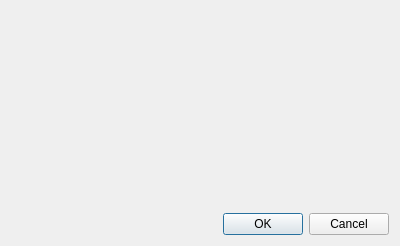
<?xml version="1.0" encoding="UTF-8"?>
<ui version="4.0">
 <class>NewProjectDlg</class>
 <widget class="QDialog" name="NewProjectDlg">
  <property name="geometry">
   <rect>
    <x>0</x>
    <y>0</y>
    <width>400</width>
    <height>246</height>
   </rect>
  </property>
  <property name="windowTitle">
   <string>New Project</string>
  </property>
  <layout class="QVBoxLayout" name="verticalLayout">
   <item>
    <spacer name="verticalSpacer_2">
     <property name="orientation">
      <enum>Qt::Vertical</enum>
     </property>
     <property name="sizeHint" stdset="0">
      <size>
       <width>20</width>
       <height>40</height>
      </size>
     </property>
    </spacer>
   </item>
   <item>
    <widget class="DocParams" name="docParams" native="true"/>
   </item>
   <item>
    <spacer name="verticalSpacer">
     <property name="orientation">
      <enum>Qt::Vertical</enum>
     </property>
     <property name="sizeHint" stdset="0">
      <size>
       <width>20</width>
       <height>40</height>
      </size>
     </property>
    </spacer>
   </item>
   <item>
    <widget class="QDialogButtonBox" name="buttonBox">
     <property name="orientation">
      <enum>Qt::Horizontal</enum>
     </property>
     <property name="standardButtons">
      <set>QDialogButtonBox::Cancel|QDialogButtonBox::Ok</set>
     </property>
    </widget>
   </item>
  </layout>
 </widget>
 <customwidgets>
  <customwidget>
   <class>DocParams</class>
   <extends>QWidget</extends>
   <header location="global">docparams.h</header>
   <container>1</container>
  </customwidget>
 </customwidgets>
 <resources/>
 <connections>
  <connection>
   <sender>buttonBox</sender>
   <signal>accepted()</signal>
   <receiver>NewProjectDlg</receiver>
   <slot>accept()</slot>
   <hints>
    <hint type="sourcelabel">
     <x>248</x>
     <y>254</y>
    </hint>
    <hint type="destinationlabel">
     <x>157</x>
     <y>274</y>
    </hint>
   </hints>
  </connection>
  <connection>
   <sender>buttonBox</sender>
   <signal>rejected()</signal>
   <receiver>NewProjectDlg</receiver>
   <slot>reject()</slot>
   <hints>
    <hint type="sourcelabel">
     <x>316</x>
     <y>260</y>
    </hint>
    <hint type="destinationlabel">
     <x>286</x>
     <y>274</y>
    </hint>
   </hints>
  </connection>
 </connections>
</ui>
